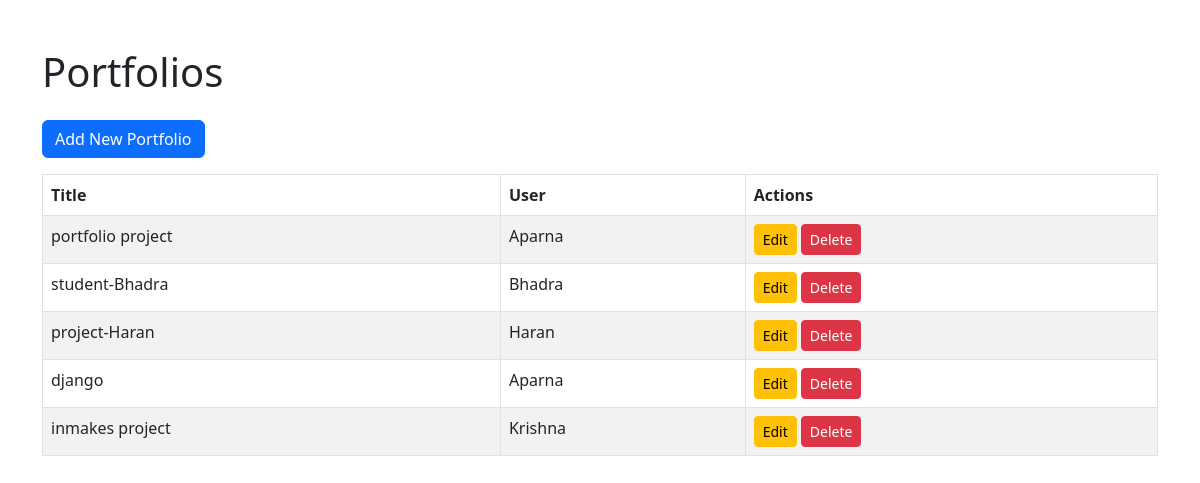
The page /portfolios/ on the database its author committed.
### user_profile/models.py (models this page shows, shortened)
class Portfolio(models.Model):
    user = models.ForeignKey(UserProfile, on_delete=models.CASCADE)
    title = models.CharField(max_length=100)
    description = models.TextField()
    work_experience = models.TextField(blank=True, null=True)
    education = models.TextField(blank=True, null=True)
    certifications = models.TextField(blank=True, null=True)

class UserProfile(models.Model):
    name = models.CharField(max_length=100)
    email = models.EmailField(unique=True)
    bio = models.TextField(blank=True, null=True)
    skills = models.CharField(max_length=255)
    contact = models.CharField(max_length=20)

### user_profile/views.py (the view)
# urls.py: path('portfolios/', views.portfolio_list, name='portfolio_list'),
def portfolio_list(request):
    portfolios = Portfolio.objects.all()
    return render(request, 'user_profile/portfolio_list.html', {'portfolios': portfolios})

### user_profile/templates/user_profile/portfolio_list.html (shortened to what this page needs)
<!DOCTYPE html>
<html lang="en">
<head>
    <link rel="stylesheet" href="https://cdnjs.cloudflare.com/ajax/libs/bootstrap/5.3.0/css/bootstrap.min.css">
</head>
<body>
<div class="container mt-5">
    <h1 class="mb-4">Portfolios</h1>
    <a class="btn btn-primary mb-3" href="{% url 'portfolio_create' %}">Add New Portfolio</a>
    {% if portfolios %}
    <table class="table table-bordered table-striped">
        <thead>
            <tr>
                <th>Title</th>
                <th>User</th>
                <th>Actions</th>
            </tr>
        </thead>
        <tbody>
            {% for portfolio in portfolios %}
            <tr>
                <td>{{ portfolio.title }}</td>
                <td>{{ portfolio.user.name }}</td>
                <td>
                    <a href="{% url 'portfolio_update' portfolio.id %}" class="btn btn-warning btn-sm">Edit</a>
                    <a href="{% url 'portfolio_delete' portfolio.id %}" class="btn btn-danger btn-sm">Delete</a>
                </td>
            </tr>
            {% endfor %}
        </tbody>
    </table>
    {% else %}
    <p class="text-muted">No portfolios found. Add a new portfolio to get started.</p>
    {% endif %}
</div>
</body>
</html>

### rows shown on the page
Portfolio: title "portfolio project", user.name "Aparna"
Portfolio: title "student-Bhadra", user.name "Bhadra"
Portfolio: title "project-Haran", user.name "Haran"
Portfolio: title "django", user.name "Aparna"
Portfolio: title "inmakes project", user.name "Krishna"
